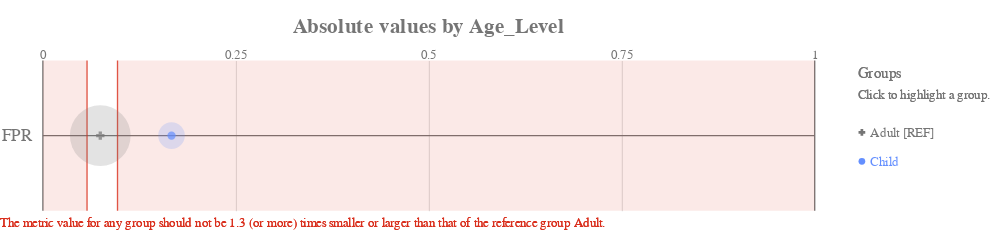

Source (notebook cell):
### Code cell
ap.absolute(bdf, metrics, 'Age_Level', fairness_threshold = disparity_tolerance)

### Figure 1 — Vega-Lite specification as saved in the notebook (floating-point values rounded to 4 significant figures)
{"config": {"view": {"continuousWidth": 400, "continuousHeight": 300, "strokeWidth": 0}, "axisLeft": {"labelColor": "rgb(117,117,117)", "labelFont": "Arial", "labelFontSize": 16}, "title": {"align": "center", "baseline": "middle", "color": "rgb(117,117,117)", "font": "Arial", "fontSize": 20, "fontWeight": "bold"}}, "layer": [{"data": {"name": "data-b71d65f846bc74ae5caddb3a096fb136"}, "mark": {"type": "rule", "stroke": "rgb(117,117,117)", "strokeWidth": 1.25, "tooltip": ""}, "encoding": {"x": {"type": "quantitative", "field": "start", "scale": {"domain": [0, 1], "range": [40.0, 760.0]}}, "x2": {"field": "end"}, "y": {"type": "nominal", "axis": {"domain": false, "labelAngle": 0, "labelPadding": -30, "orient": "left", "ticks": false, "title": ""}, "field": "y_position", "scale": {"domain": ["FPR"], "range": [17.5, 157.5]}}}}, {"data": {"name": "data-6cfe259518f6c7b358d8f836a73e6b7f"}, "mark": {"type": "rule", "stroke": "rgb(117,117,117)", "strokeWidth": 1.25, "tooltip": ""}, "encoding": {"x": {"type": "quantitative", "field": "x_position", "scale": {"domain": [0, 1], "range": [40.0, 760.0]}}, "y": {"value": 17.5}, "y2": {"value": 157.5}}}, {"data": {"name": "data-60ed1133fa688d151d36705a369482e0"}, "mark": {"type": "text", "align": "center", "color": "rgb(117,117,117)", "font": "Arial", "fontSize": 12, "fontWeight": "normal", "tooltip": ""}, "encoding": {"text": {"type": "nominal", "field": "value"}, "x": {"type": "quantitative", "field": "value", "scale": {"domain": [0, 1], "range": [40.0, 760.0]}}, "y": {"value": 12.25}}}, {"layer": [{"mark": {"type": "rect", "opacity": 0.8, "stroke": "rgb(217, 46, 28)", "strokeWidth": 1.25, "tooltip": ""}, "encoding": {"x": {"type": "quantitative", "field": "lower_threshold_value", "scale": {"domain": [0, 1], "range": [40.0, 760.0]}}, "x2": {"field": "lower_threshold_value"}, "y": {"type": "nominal", "axis": {"domain": false, "grid": false, "labels": false, "ticks": false, "title": " "}, "field": "metric", "scale": {"domain": ["FPR"], "range": [17.5, 157.5]}}}}, {"mark": {"type": "rect", "opacity": 0.8, "stroke": "rgb(217, 46, 28)", "strokeWidth": 1.25, "tooltip": ""}, "encoding": {"x": {"type": "quantitative", "field": "upper_threshold_value", "scale": {"domain": [0, 1], "range": [40.0, 760.0]}}, "x2": {"field": "upper_threshold_value"}, "y": {"type": "nominal", "axis": {"domain": false, "grid": false, "labels": false, "ticks": false, "title": " "}, "field": "metric", "scale": {"domain": ["FPR"], "range": [17.5, 157.5]}}}}, {"layer": [{"mark": {"type": "rect", "fill": "rgb(217, 46, 28)", "opacity": 0.1, "tooltip": ""}, "encoding": {"x": {"type": "quantitative", "field": "lower_threshold_value", "scale": {"domain": [0, 1], "range": [40.0, 760.0]}}, "x2": {"field": "lower_end"}, "y": {"type": "nominal", "axis": {"domain": false, "grid": false, "labels": false, "ticks": false, "title": " "}, "field": "metric", "scale": {"domain": ["FPR"], "range": [17.5, 157.5]}}}}, {"mark": {"type": "rect", "fill": "rgb(217, 46, 28)", "opacity": 0.1, "tooltip": ""}, "encoding": {"x": {"type": "quantitative", "field": "upper_threshold_value", "scale": {"domain": [0, 1], "range": [40.0, 760.0]}}, "x2": {"field": "upper_end"}, "y": {"type": "nominal", "axis": {"domain": false, "grid": false, "labels": false, "ticks": false, "title": " "}, "field": "metric", "scale": {"domain": ["FPR"], "range": [17.5, 157.5]}}}}]}, {"data": {"name": "data-79dd248bdaa0ea02c535240e8ad022c8"}, "mark": {"type": "text", "align": "left", "baseline": "top", "fill": "rgb(217, 46, 28)", "font": "Arial", "fontSize": 12, "fontWeight": "normal", "tooltip": ""}, "encoding": {"text": {"value": "The metric value for any group should not be 1.3 (or more) times smaller or larger than that of the reference group Adult."}, "x": {"value": 0}, "y": {"value": 163.3}}}], "data": {"name": "data-4d07bf9c1f983ac151e3fb9d8330fbba"}}, {"layer": [{"mark": "circle"}, {"data": {"name": "data-88cf3098d145de81ca101b6251b6c108"}, "mark": {"type": "circle", "opacity": 0.2}, "encoding": {"color": {"condition": {"type": "nominal", "field": "attribute_value", "legend": null, "scale": {"domain": ["Adult", "Child"], "range": ["rgb(117,117,117)", "rgb(100, 143, 255)", "rgb(254, 97, 0)", "rgb(220, 38, 127)", "rgb(255, 176, 0)", "rgb(120, 94, 240)"]}, "selection": "selector013"}, "value": "rgb(224,224,224)"}, "size": {"type": "quantitative", "field": "group_size", "legend": null, "scale": {"domain": [0, 224.4], "range": [0, 3848.0]}}, "tooltip": [{"type": "nominal", "field": "attribute_value", "title": "Group"}, {"type": "nominal", "field": "tooltip_group_size", "title": "Group Size"}, {"type": "nominal", "field": "tooltip_disparity_explanation_fpr", "title": "Disparity"}, {"type": "quantitative", "field": "fpr", "format": ".2f", "title": "FPR"}], "x": {"type": "quantitative", "axis": {"domain": false, "labels": false, "ticks": false, "title": null, "values": [0.25, 0.5, 0.75]}, "field": "fpr", "scale": {"domain": [0, 1], "range": [40.0, 760.0]}}, "y": {"type": "nominal", "axis": {"domain": false, "grid": false, "labels": false, "ticks": false, "title": " "}, "field": "metric_variable", "scale": {"domain": ["FPR"], "range": [17.5, 157.5]}}}, "selection": {"selector015": {"type": "multi", "empty": "all", "fields": ["attribute_value"]}}, "transform": [{"calculate": "'FPR'", "as": "metric_variable"}]}, {"layer": [{"mark": "point"}, {"data": {"name": "data-88cf3098d145de81ca101b6251b6c108"}, "mark": {"type": "point", "filled": true, "size": 60}, "encoding": {"color": {"condition": {"type": "nominal", "field": "attribute_value", "legend": null, "scale": {"domain": ["Adult", "Child"], "range": ["rgb(117,117,117)", "rgb(100, 143, 255)", "rgb(254, 97, 0)", "rgb(220, 38, 127)", "rgb(255, 176, 0)", "rgb(120, 94, 240)"]}, "selection": "selector013"}, "value": "rgb(224,224,224)"}, "shape": {"type": "nominal", "field": "attribute_value", "legend": null, "scale": {"domain": ["Adult", "Child"], "range": ["cross", "circle"]}}, "tooltip": [{"type": "nominal", "field": "attribute_value", "title": "Group"}, {"type": "nominal", "field": "tooltip_group_size", "title": "Group Size"}, {"type": "nominal", "field": "tooltip_disparity_explanation_fpr", "title": "Disparity"}, {"type": "quantitative", "field": "fpr", "format": ".2f", "title": "FPR"}], "x": {"type": "quantitative", "axis": {"domain": false, "labels": false, "ticks": false, "title": null, "values": [0.25, 0.5, 0.75]}, "field": "fpr", "scale": {"domain": [0, 1], "range": [40.0, 760.0]}}, "y": {"type": "nominal", "axis": {"domain": false, "grid": false, "labels": false, "ticks": false, "title": " "}, "field": "metric_variable", "scale": {"domain": ["FPR"], "range": [17.5, 157.5]}}}, "selection": {"selector014": {"type": "multi", "empty": "all", "fields": ["attribute_value"]}}, "transform": [{"calculate": "'FPR'", "as": "metric_variable"}]}]}]}, {"layer": [{"mark": {"type": "point", "filled": true, "opacity": 1, "size": 39.48}, "encoding": {"color": {"condition": {"type": "nominal", "field": "attribute_value", "legend": null, "scale": {"domain": ["Adult", "Child"], "range": ["rgb(117,117,117)", "rgb(100, 143, 255)", "rgb(254, 97, 0)", "rgb(220, 38, 127)", "rgb(255, 176, 0)", "rgb(120, 94, 240)"]}, "selection": "selector013"}, "value": "rgb(224,224,224)"}, "shape": {"type": "nominal", "field": "attribute_value", "legend": null, "scale": {"domain": ["Adult", "Child"], "range": ["cross", "circle"]}}, "x": {"value": 804}, "y": {"type": "nominal", "axis": {"domain": false, "grid": false, "labels": false, "ticks": false, "title": " "}, "field": "attribute_value", "scale": {"domain": ["Adult", "Child"], "range": [71, 125]}}}, "selection": {"selector013": {"type": "multi", "empty": "all", "fields": ["attribute_value"]}}}, {"mark": {"type": "text", "align": "left", "baseline": "middle", "font": "Arial", "fontSize": 12, "fontWeight": "normal"}, "encoding": {"color": {"condition": {"type": "nominal", "field": "attribute_value", "legend": null, "scale": {"domain": ["Adult", "Child"], "range": ["rgb(117,117,117)", "rgb(100, 143, 255)", "rgb(254, 97, 0)", "rgb(220, 38, 127)", "rgb(255, 176, 0)", "rgb(120, 94, 240)"]}, "selection": "selector013"}, "value": "rgb(224,224,224)"}, "text": {"type": "nominal", "field": "label"}, "x": {"value": 812}, "y": {"type": "nominal", "axis": {"domain": false, "grid": false, "labels": false, "ticks": false, "title": " "}, "field": "attribute_value", "scale": {"domain": ["Adult", "Child"], "range": [71, 125]}}}, "selection": {"selector016": {"type": "multi", "empty": "all", "fields": ["attribute_value"]}}}, {"data": {"name": "data-79dd248bdaa0ea02c535240e8ad022c8"}, "mark": {"type": "text", "align": "left", "baseline": "middle", "color": "rgb(117,117,117)", "font": "Arial", "fontSize": 12, "fontWeight": "normal"}, "encoding": {"text": {"value": "Click to highlight a group."}, "x": {"value": 800}, "y": {"value": 49}}}, {"data": {"name": "data-79dd248bdaa0ea02c535240e8ad022c8"}, "mark": {"type": "text", "align": "left", "baseline": "middle", "color": "rgb(117,117,117)", "font": "Arial", "fontSize": 14, "fontWeight": "normal"}, "encoding": {"text": {"value": "Groups"}, "x": {"value": 800}, "y": {"value": 30}}}], "data": {"name": "data-c443f07771dfdb70b5700726643396b0"}}], "height": 175, "padding": {"top": 15, "bottom": 10}, "resolve": {"scale": {"size": "independent", "y": "independent"}}, "title": "Absolute values by Age_Level", "width": 800, "$schema": "https://vega.github.io/schema/vega-lite/v4.8.1.json", "datasets": {"data-b71d65f846bc74ae5caddb3a096fb136": [{"y_position": "FPR", "start": 0, "end": 1}], "data-6cfe259518f6c7b358d8f836a73e6b7f": [{"x_position": 0}, {"x_position": 1}], "data-60ed1133fa688d151d36705a369482e0": [{"value": 0.0}, {"value": 0.25}, {"value": 0.5}, {"value": 0.75}, {"value": 1.0}], "data-4d07bf9c1f983ac151e3fb9d8330fbba": [{"lower_end": 0, "upper_end": 1, "lower_threshold_value": 0.05722, "upper_threshold_value": 0.09669, "metric": "FPR"}], "data-79dd248bdaa0ea02c535240e8ad022c8": [{"a": 1, "b": 0}, {"a": 1, "b": 0}], "data-88cf3098d145de81ca101b6251b6c108": [{"attribute_name": "Age_Level", "attribute_value": "Adult", "group_size": 187, "total_entities": 223, "fpr": 0.07438, "fpr_disparity": 1.0, "fpr_disparity_scaled": 0.0, "tooltip_group_size": "187 (83.86%)", "tooltip_disparity_explanation_fpr": "Reference group"}, {"attribute_name": "Age_Level", "attribute_value": "Child", "group_size": 36, "total_entities": 223, "fpr": 0.1667, "fpr_disparity": 2.241, "fpr_disparity_scaled": 1.241, "tooltip_group_size": "36 (16.14%)", "tooltip_disparity_explanation_fpr": "2.24 times larger FPR than the reference group"}], "data-c443f07771dfdb70b5700726643396b0": [{"attribute_value": "Adult", "label": "Adult [REF]"}, {"attribute_value": "Child", "label": "Child"}]}}
